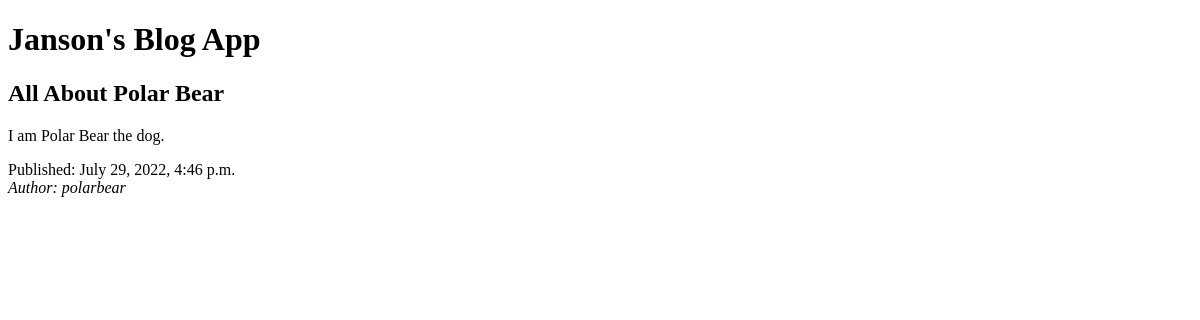
Before: / with the older database file.
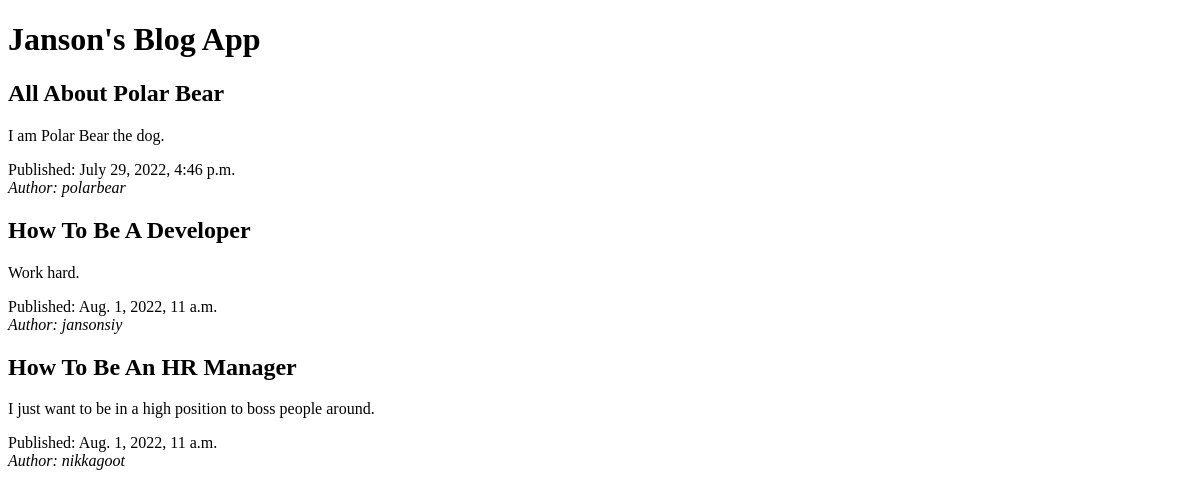
After: the same page with the newer database file.
### blog/models.py (models this page shows, shortened)
class Post(models.Model):
    author = models.ForeignKey(settings.AUTH_USER_MODEL, on_delete=models.CASCADE)
    title = models.CharField(max_length=200)
    text = models.TextField()
    created_date = models.DateTimeField(default=timezone.now)
    published_date = models.DateTimeField(blank=True, null=True)

### blog/views.py (the view)
# urls.py: path('', views.post_list, name='post_list'),
def post_list(request):
    posts = Post.objects.filter(published_date__lte=timezone.now()).order_by('published_date')
    context = {
        'posts': posts,
    }
    return render(request, 'blog/post_list.html', context)

### blog/templates/blog/post_list.html (shortened to what this page needs)
<!DOCTYPE html>
<html>
    <head>
    </head>
    <body>
        <header>
            <h1>Janson's Blog App</h1>
        </header>
        {% for post in posts %}
            <article>
                <h2>{{ post.title }}</h2>
                <p>{{ post.text}}</p>
                <time>Published: {{ post.published_date }}</time>
                <address>Author: {{ post.author }}</address>
            </article>
        {% endfor %}
    </body>
</html>

Changed rows visible on the page:
now on this page (row edited): Post: title "How To Be A Developer", text "Work hard.", published_date "Aug. 1, 2022, 11 a.m.", author "jansonsiy"
now on this page (row edited): Post: title "How To Be An HR Manager", text "I just want to be in a high position to boss people around.", published_date "Aug. 1, 2022, 11 a.m.", author "nikkagoot"
